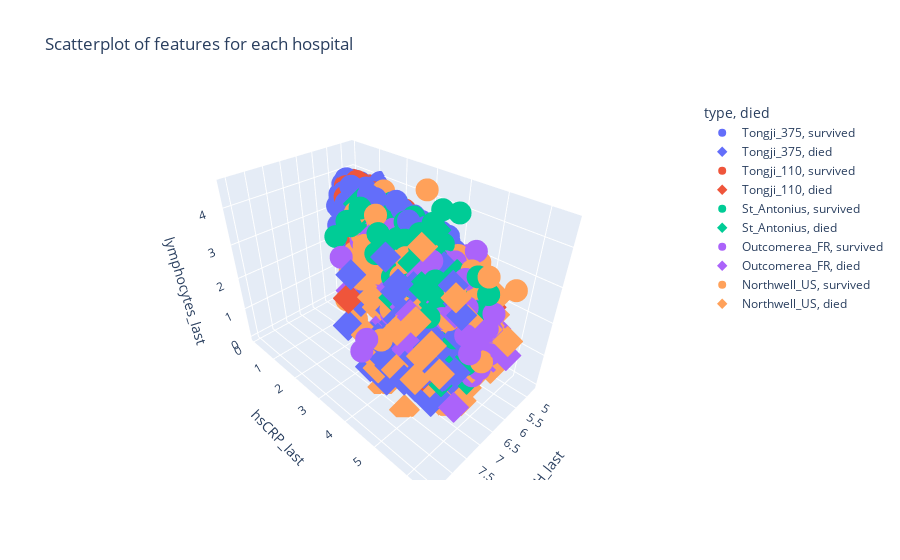

The notebook cell saved with this chart:
### Code cell
fig = px.scatter_3d(df_combined1,
    x = 'LDH_last', 
                   y = 'hsCRP_last', z = 'lymphocytes_last', 
                    color = 'type', 
                    symbol = 'died',
                 title = "Scatterplot of features for each hospital")
fig.show()
fig.write_html("3d_plot_hospitals.html")
